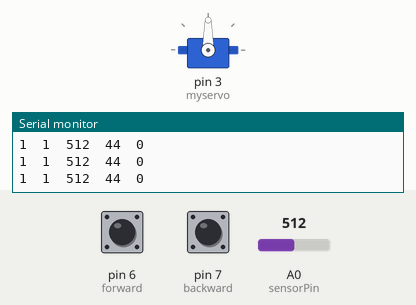
Bench run of a sketch on a simulated Arduino Uno, built with avr-gcc and run on an emulated ATmega328P. Parts: servo, the last lines printed to the serial monitor. The test bench sets the inputs (shaded band); at power-on: pin 6 (forward) HIGH, pin 7 (backward) HIGH, A0 (sensorPin) = 512.

Above: at 1.2 s.
1.3 s: pin 6 (forward) pulled LOW for 0.15 s
At 1.38 s:
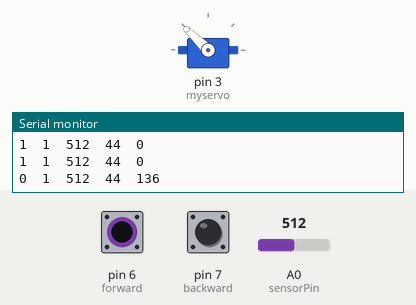
2.9 s: pin 7 (backward) pulled LOW for 0.15 s
At 2.99 s:
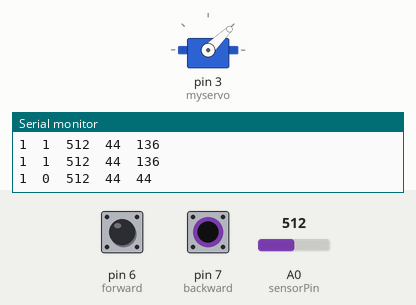
4.5 s: A0 (sensorPin) set to 987
7.5 s: A0 (sensorPin) set to 1014
10.5 s: pin 6 (forward) pulled LOW for 1 s
At 12.7 s:
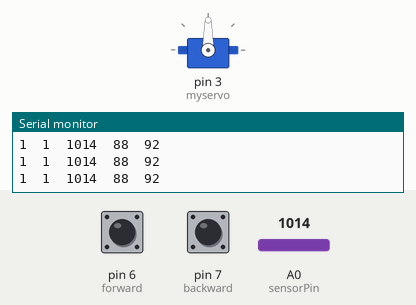
13.0 s: pin 7 (backward) pulled LOW for 1 s
At 13.7 s:
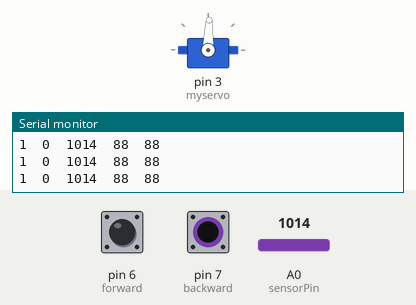
Timing chart, 0 to 16.0 s (numbered marks = the images above; inputs shaded):
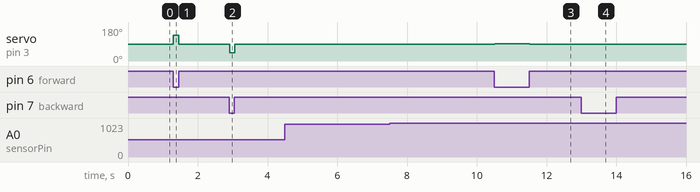

The sketch:

Lunchbot.ino
```cpp
#include <Servo.h>

// Define variables
int sensorPin = A0;    // select the input pin for the potentiometer
int sensorValue = 0;  // variable to store the value coming from the sensor
int sensorValueAdjusted = 0;
int sensorValueDrive = 0;
int forward = 6;
int forwardnum = 0;
int backward = 7;
int backwardnum = 0;
Servo myservo;

// Setup
void setup() {//If you are reading this, then something is wrong then it is TOTALLY NOT LOGAN NO'S FAULT

  pinMode(forward, INPUT_PULLUP);
  pinMode(backward, INPUT_PULLUP);
  pinMode(sensorPin, INPUT);
  Serial.begin(9600);
  myservo.attach(3);
}

//Main loop
void loop() {
  // read the value from the sensor:
  sensorValue = analogRead(sensorPin);

  // adjusting value to 0 - 89
  sensorValueAdjusted = sensorValue / 11.4943820225;

  // get direction switch value
  forwardnum = digitalRead(forward);
  backwardnum = digitalRead(backward);

  // drive logic
  if(forwardnum == 0)
  {
     sensorValueDrive = 180 - sensorValueAdjusted;//91-180 (forward values) clockwise
     myservo.write(sensorValueDrive);
  }
  else if(backwardnum == 0)
  {
     sensorValueDrive = sensorValueAdjusted;//0-89 (backward values) c.clockwise
     myservo.write(sensorValueDrive);
  }
  else
     myservo.write(90);

  // print information
  Serial.print(forwardnum);
  Serial.print("\t");
  Serial.print(backwardnum);
  Serial.print("\t");
  Serial.print(sensorValue);
  Serial.print("\t");
  Serial.print(sensorValueAdjusted);
  Serial.print("\t");
  Serial.println(sensorValueDrive);

}
```

Measured:
- after the input at 1.3 s, servo on pin 3 (myservo): 90° → 136° at once, → 90° 0.15 s later
- after the input at 2.9 s, servo on pin 3 (myservo): 90° → 44° at once, → 90° 0.14 s later
- after the input at 10.5 s, servo on pin 3 (myservo): 90° → 92° at once, → 90° 1.0 s later
- after the input at 13.0 s, servo on pin 3 (myservo): 90° → 88° at once, → 90° 1.0 s later
